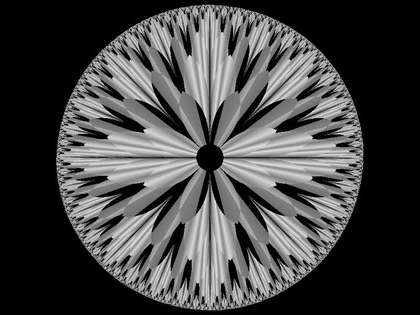
%> input picture Thanh/dataImages/Fig0122(a)(fractal-iris).tif, 420 x 315 px, shrunk from 800 x 600 before the run
$ octave baitap8_chuong2_khongthuattoan.m   (GNU Octave 9; MATLAB toolbox functions it lacks are replaced by stand-ins)
%> lines starting %> are read from the running program, lines starting %| are printed output that depends on the picture; in (x1, y1, x2, y2) boxes, pixels count from 0 and x2, y2 are one past the last pixel; in counts of white or black regions, pixels touching at a corner belong together; the program's own positions count from 1
% a. ??c ?nh f
f = imread('Fig0122(a)(fractal-iris).tif');  % ??c ?nh f
%> f is the input picture: size 315x420 uint8; min 0, max 237, mean 67.9

% N?u ?nh là ?nh màu, chuy?n thành ?nh xám
if size(f, 3) == 3
    f = rgb2gray(f);
end

% T?o ?nh h b?ng cách ??t 4 bit th?p c?a ?nh f b?ng 0
h = floor(f / 16) * 16;  % Chia f cho 16, sau ?ó nhân l?i v?i 16 ?? lo?i b? 4 bit th?p

% b. T?o ?nh g t? vi?c tr? hai ?nh f và h
g = f - h;  % Tr? ?nh f và h ?? t?o ?nh g
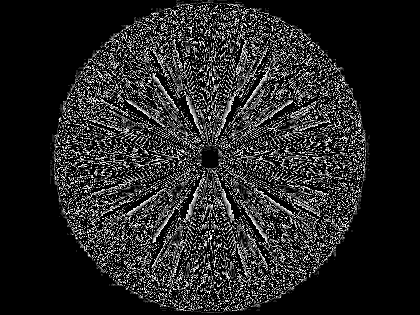
%> g: size 315x420 uint8; min 0, max 7, mean 1.04; drawn with min black and max white

% c. Cân b?ng m?c xám c?a ?nh g
% 1. Tính histogram c?a ?nh g
n = zeros(1, 256);  % M?ng ch?a t?n su?t các m?c xám c?a ?nh g
[M, N] = size(g);  % L?y kích th??c c?a ?nh g
%> M = 315; N = 420

% Tính histogram c?a ?nh g
for row = 1:M
    for col = 1:N
        level = g(row, col);  % L?y giá tr? pixel c?a ?nh g
        n(level + 1) = n(level + 1) + 1;  % T?ng t?n su?t c?a m?c xám này
    end
end
%> after the loop, n = 256 values, max 96107 at index 1, min 0 at index 9, mean 516.8

% 2. Tính CDF (Cumulative Distribution Function) th? công
cdf = zeros(1, 256);  % M?ng ?? ch?a CDF
cdf(1) = n(1);  % CDF ban ??u

for i = 2:256
    cdf(i) = cdf(i - 1) + n(i);  % Tính t?ng tích l?y th? công
end
%> after the loop, cdf = 256 values from 96107 to 132300

% 3. Chu?n hóa CDF ?? có giá tr? pixel m?i
% T?o CDF chu?n hóa
cdf_normalized = round((cdf - min(cdf)) / (M * N - min(cdf)) * 255);  % Chu?n hóa và chuy?n sang giá tr? 0-255
%> cdf_normalized = 256 values from 0 to 255

% 4. Áp d?ng CDF ?? chu?n hóa ?nh g
i = cdf_normalized(g + 1);  % Áp d?ng CDF ?? chu?n hóa ?nh g

% Hi?n th? k?t qu?
figure;

% Hi?n th? ?nh f, h, g và i
subplot(2, 2, 1), imshow(f), title('?nh f');
subplot(2, 2, 2), imshow(h), title('?nh h');
subplot(2, 2, 3), imshow(g), title('?nh g');
subplot(2, 2, 4), imshow(i), title('?nh i (cân b?ng m?c xám)');
%> after `imshow(i)`:
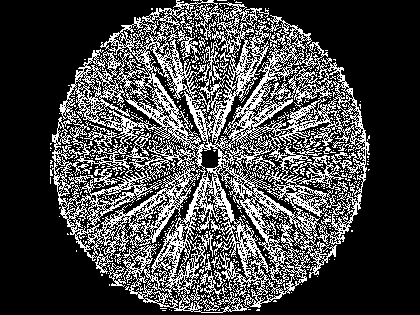
%> displayed picture: size 315x420, on the screen's scale of 0 to 255; 27.4% white in thin lines or dots, all inside (x1, y1, x2, y2) = (50, 0, 370, 313)
